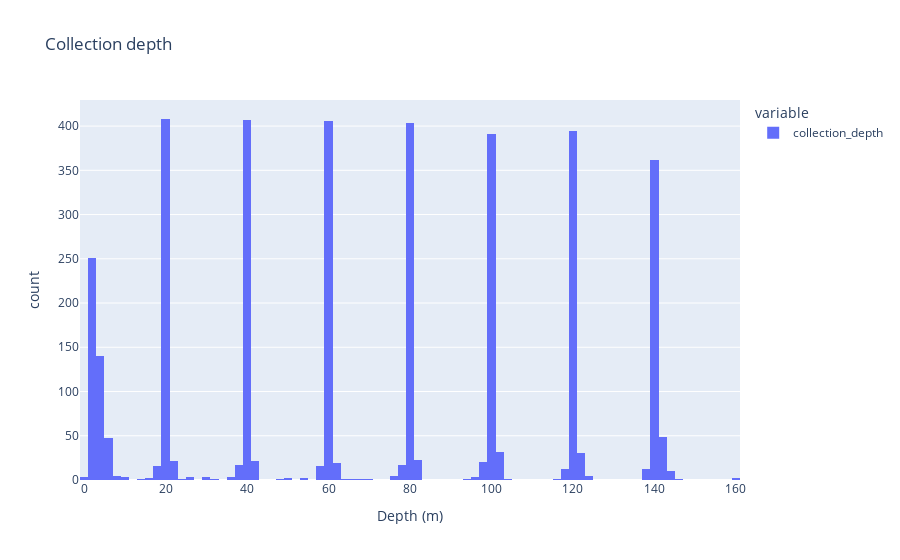

The code cell stored with this chart in its notebook:
### Code cell
raw_data["collection_depth"].astype(float).plot.hist(
    nbins=100, title="Collection depth", labels=dict(value="Depth (m)")
)

### Figure 1 — Plotly figure (JSON) as saved in the notebook; plotly's stock layout.template omitted (floating-point values rounded to 4 significant figures; data arrays with more than 128 entries replaced by an {"elided": "..."} marker saying what was removed)
{"data": [{"alignmentgroup": "True", "bingroup": "x", "hovertemplate": "variable=collection_depth<br>Depth (m)=%{x}<br>count=%{y}<extra></extra>", "legendgroup": "collection_depth", "marker": {"color": "#636efa", "pattern": {"shape": ""}}, "name": "collection_depth", "nbinsx": 100, "offsetgroup": "collection_depth", "orientation": "v", "showlegend": true, "type": "histogram", "x": {"elided": "3578 float values"}, "xaxis": "x", "yaxis": "y"}], "layout": {"barmode": "relative", "legend": {"title": {"text": "variable"}, "tracegroupgap": 0}, "title": {"text": "Collection depth"}, "xaxis": {"anchor": "y", "domain": [0, 1], "title": {"text": "Depth (m)"}}, "yaxis": {"anchor": "x", "domain": [0, 1], "title": {"text": "count"}}}}
